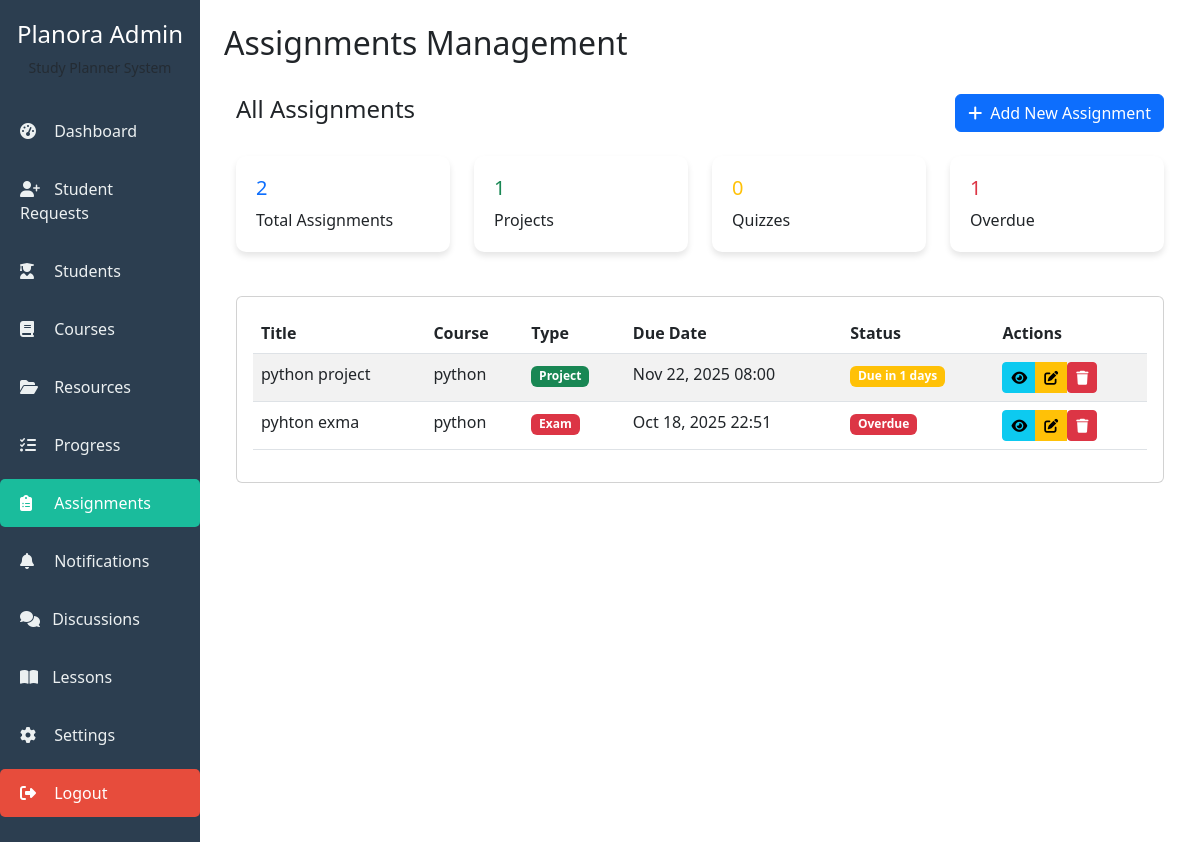
The app's page /admin_assignments/ (signed in) with its own data.
### core/models.py (models this page shows, shortened)
class Assignment(models.Model):
    ASSIGNMENT_TYPES = [
        ('project', 'Project'),
        ('quiz', 'Quiz'),
        ('homework', 'Homework'),
        ('exam', 'Exam'),
    ]
    STATUS_CHOICES = [
        ('active', 'Active'),
        ('inactive', 'Inactive'),
        ('completed', 'Completed'),
    ]
    course = models.ForeignKey(Course, on_delete=models.CASCADE)
    title = models.CharField(max_length=200)
    description = models.TextField()
    assignment_type = models.CharField(max_length=20, choices=ASSIGNMENT_TYPES, default='homework')
    due_date = models.DateTimeField()
    max_points = models.IntegerField(default=100)
    instructions = models.TextField(blank=True)
    resources = models.TextField(blank=True, help_text="Additional resources or links")
    status = models.CharField(max_length=20, choices=STATUS_CHOICES, default='active')
    created_by = models.ForeignKey(User, on_delete=models.CASCADE)
    created_at = models.DateTimeField(auto_now_add=True)
    updated_at = models.DateTimeField(auto_now=True)
    class Meta:
        ordering = ['-due_date']
    def is_overdue(self):
        return timezone.now() > self.due_date
    def days_until_due(self):
        delta = self.due_date - timezone.now()
        return delta.days

class Course(models.Model):
    name = models.CharField(max_length=100)
    description = models.TextField(blank=True, null=True)

### core/views.py (the view)
# urls.py: path('admin_assignments/', views.admin_assignments, name='admin_assignments'),
@login_required
def admin_assignments(request):
    if not request.user.is_staff and not request.user.is_superuser:
        messages.error(request, "Access denied!")
        return redirect('home')
    assignments = Assignment.objects.all().order_by('-created_at')
    project_count = assignments.filter(assignment_type='project').count()
    quiz_count = assignments.filter(assignment_type='quiz').count()
    homework_count = assignments.filter(assignment_type='homework').count()
    exam_count = assignments.filter(assignment_type='exam').count()
    overdue_count = sum(1 for assignment in assignments if assignment.is_overdue())
    context = {
        'assignments': assignments,
        'project_count': project_count,
        'quiz_count': quiz_count,
        'homework_count': homework_count,
        'exam_count': exam_count,
        'overdue_count': overdue_count,
        'total_assignments': assignments.count(),
    }
    return render(request, 'admin_panel/assignments.html', context)

### core/templates/admin_panel/assignments.html (shortened to what this page needs)
{% extends 'admin_panel/base_admin.html' %}
{% block page_title %}Assignments Management{% endblock %}
{% block content %}
<div class="container-fluid">
    <div class="d-flex justify-content-between align-items-center mb-4">
        <h4>All Assignments</h4>
        <a href="{% url 'add_assignment' %}" class="btn btn-primary">
            <i class="fas fa-plus me-2"></i>Add New Assignment
        </a>
    </div>
    <div class="row mb-4">
        <div class="col-md-3">
            <div class="stat-card border-left-primary">
                <h5 class="text-primary">{{ total_assignments }}</h5>
                <p class="mb-0">Total Assignments</p>
            </div>
        </div>
        <div class="col-md-3">
            <div class="stat-card border-left-success">
                <h5 class="text-success">{{ project_count }}</h5>
                <p class="mb-0">Projects</p>
            </div>
        </div>
        <div class="col-md-3">
            <div class="stat-card border-left-warning">
                <h5 class="text-warning">{{ quiz_count }}</h5>
                <p class="mb-0">Quizzes</p>
            </div>
        </div>
        <div class="col-md-3">
            <div class="stat-card border-left-danger">
                <h5 class="text-danger">{{ overdue_count }}</h5>
                <p class="mb-0">Overdue</p>
            </div>
        </div>
    </div>
    <div class="card">
        <div class="card-body">
            {% if assignments %}
            <div class="table-responsive">
                <table class="table table-striped">
                    <thead>
                        <tr>
                            <th>Title</th>
                            <th>Course</th>
                            <th>Type</th>
                            <th>Due Date</th>
                            <th>Status</th>
                            <th>Actions</th>
                        </tr>
                    </thead>
                    <tbody>
                        {% for assignment in assignments %}
                        <tr>
                            <td>{{ assignment.title }}</td>
                            <td>{{ assignment.course.name }}</td>
                            <td>
                                <span class="badge
                                    {% if assignment.assignment_type == 'project' %}bg-success
                                    {% elif assignment.assignment_type == 'quiz' %}bg-warning
                                    {% elif assignment.assignment_type == 'exam' %}bg-danger
                                    {% else %}bg-primary{% endif %}">
                                    {{ assignment.assignment_type|title }}
                                </span>
                            </td>
                            <td>{{ assignment.due_date|date:"M d, Y H:i" }}</td>
                            <td>
                                <span class="badge
                                    {% if assignment.is_overdue %}bg-danger
                                    {% elif assignment.days_until_due <= 2 %}bg-warning
                                    {% else %}bg-success{% endif %}">
                                    {% if assignment.is_overdue %}Overdue
                                    {% else %}Due in {{ assignment.days_until_due }} days{% endif %}
                                </span>
                            </td>
                            <td>
                                <div class="btn-group">
                                    <a href="{% url 'assignment_submissions' assignment.id %}" class="btn btn-sm btn-info">
                                        <i class="fas fa-eye"></i>
                                    </a>
                                    <a href="{% url 'edit_assignment' assignment.id %}" class="btn btn-sm btn-warning">
                                        <i class="fas fa-edit"></i>
                                    </a>
                                    <form method="post" action="{% url 'delete_assignment' assignment.id %}" class="d-inline">
                                        <button type="submit" class="btn btn-sm btn-danger" onclick="return confirm('Delete this assignment?')">
                                            <i class="fas fa-trash"></i>
                                        </button>
                                    </form>
                                </div>
                            </td>
                        </tr>
                        {% endfor %}
                    </tbody>
                </table>
            </div>
            {% endif %}
        </div>
    </div>
</div>
{% endblock %}

### core/templates/admin_panel/base_admin.html (style rules this page uses)
.stat-card { background: white; padding: 20px; border-radius: 8px; box-shadow: 0 2px 4px rgba(0,0,0,0.1); border-left: 4px solid #ccc; margin-bottom: 20px; }
.stat-card { background: white; border-radius: 10px; padding: 20px; box-shadow: 0 4px 6px rgba(0,0,0,0.1); border: none; transition: transform 0.2s; }

### records on screen
Assignment: title "python project", course.name "python", assignment_type "Project", due_date "Nov 22, 2025 08:00", days_until_due "1"
Assignment: title "pyhton exma", course.name "python", assignment_type "Exam", due_date "Oct 18, 2025 22:51", shows "Overdue"

### other values on screen
{{ total_assignments }} "2"
{{ project_count }} "1"
{{ quiz_count }} "0"
{{ overdue_count }} "1"
